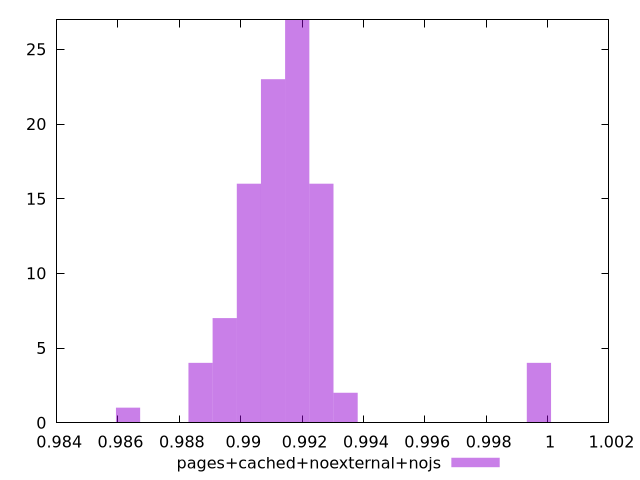

Here is the gnuplot script that generated this plot:
$_pagesCachedNoexternalNojs <<EOF
0.9902667211297191 16
0.988691117754811 4
0.9918423245046272 27
0.9910545228171731 23
0.9926301261920812 16
0.9894789194422651 7
0.9997203413791674 4
0.9934179278795352 2
0.9863277126924489 1
EOF
set key outside below
set terminal pngcairo
set output "report_00004_2020-11-02T20-21-41.718Z/render-blocking-resources/pages+cached+noexternal+nojs//hist.png"
set yrange [0:27]
set boxwidth 0.0007878016874540327
set style fill transparent solid 0.5 noborder
plot $_pagesCachedNoexternalNojs title "pages+cached+noexternal+nojs" with boxes ,
